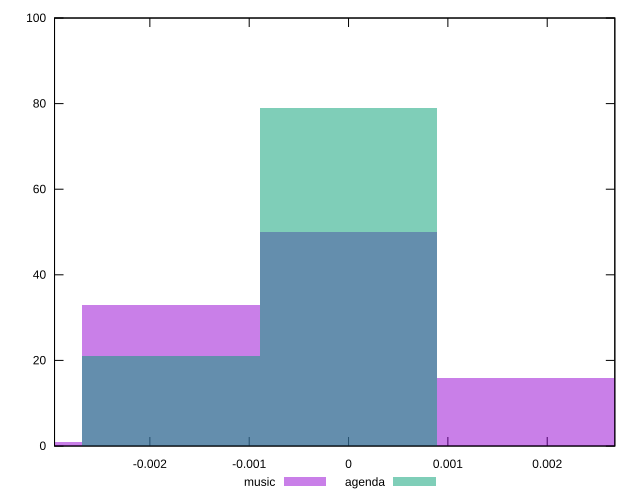

Write gnuplot code to recreate this figure.
reset

$music <<EOF
0 50
-0.0035752670944063283 1
-0.0017876335472031641 33
0.0017876335472031641 16
EOF

$agenda <<EOF
-0.0017876335472031641 21
0 79
EOF

set key outside below
set boxwidth 0.0017876335472031641
set xrange [-0.002959660154251016:0.00268058826632528]
set yrange [0:100]
set trange [0:100]
set style fill transparent solid 0.5 noborder
set terminal svg size 640, 500 enhanced background rgb 'white'
set output "reports/report_00032_2021-02-25T10-28-15.087Z/meta/pScore-difference/comparison/histogram/0_vs_1.svg"

plot $music title "music" with boxes, \
     $agenda title "agenda" with boxes

reset
